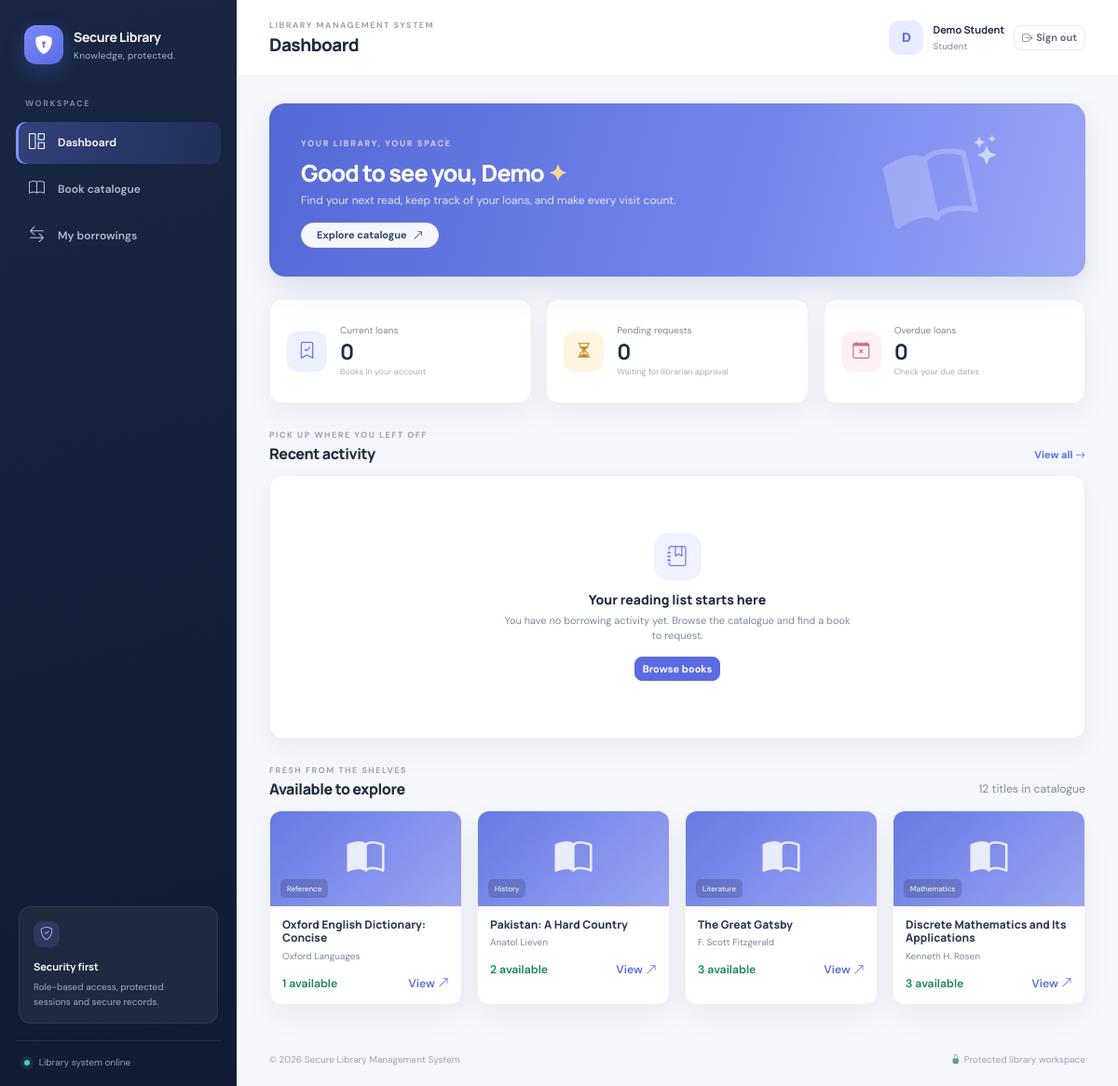
Page /dashboard.php (signed in) on the committed database.
### tables this page shows
CREATE TABLE users (
    user_id INT UNSIGNED AUTO_INCREMENT PRIMARY KEY,
    name VARCHAR(120) NOT NULL,
    email VARCHAR(190) NOT NULL UNIQUE,
    password VARCHAR(255) NOT NULL,
    role ENUM('student','librarian','admin') NOT NULL DEFAULT 'student',
    status ENUM('active','inactive') NOT NULL DEFAULT 'active',
    created_at TIMESTAMP NOT NULL DEFAULT CURRENT_TIMESTAMP,
    updated_at TIMESTAMP NOT NULL DEFAULT CURRENT_TIMESTAMP ON UPDATE CURRENT_TIMESTAMP,
    INDEX idx_users_role_status (role, status)
);

CREATE TABLE books (
    book_id INT UNSIGNED AUTO_INCREMENT PRIMARY KEY,
    title VARCHAR(180) NOT NULL,
    author VARCHAR(140) NOT NULL,
    ISBN VARCHAR(30) NOT NULL UNIQUE,
    category_id INT UNSIGNED NOT NULL,
    total_copies INT UNSIGNED NOT NULL DEFAULT 1,
    available_copies INT UNSIGNED NOT NULL DEFAULT 1,
    created_at TIMESTAMP NOT NULL DEFAULT CURRENT_TIMESTAMP,
    updated_at TIMESTAMP NOT NULL DEFAULT CURRENT_TIMESTAMP ON UPDATE CURRENT_TIMESTAMP,
    CONSTRAINT fk_books_category FOREIGN KEY (category_id)
        REFERENCES categories(category_id) ON UPDATE CASCADE ON DELETE RESTRICT,
    CONSTRAINT chk_book_copies CHECK (available_copies <= total_copies),
    INDEX idx_books_title (title),
    INDEX idx_books_author (author),
    INDEX idx_books_category (category_id)
);

CREATE TABLE categories (
    category_id INT UNSIGNED AUTO_INCREMENT PRIMARY KEY,
    category_name VARCHAR(100) NOT NULL UNIQUE,
    created_at TIMESTAMP NOT NULL DEFAULT CURRENT_TIMESTAMP
);

### config.php (called while the page is built, shortened)
<?php
$dbHost = '127.0.0.1';
$dbName = 'secure_library';
$dbUser = 'root';
$dbPass = '';
try {
    $dsn = "mysql:host={$dbHost};dbname={$dbName};charset=utf8mb4";
    $pdo = new PDO($dsn, $dbUser, $dbPass, [
        PDO::ATTR_ERRMODE => PDO::ERRMODE_EXCEPTION,
        PDO::ATTR_DEFAULT_FETCH_MODE => PDO::FETCH_ASSOC,
        PDO::ATTR_EMULATE_PREPARES => false,
    ]);
} catch (PDOException $exception) {
    error_log('Secure Library database connection failed: ' . $exception->getMessage());
    http_response_code(500);
    exit('Database connection failed. Start MySQL in XAMPP and import database.sql.');
}
function db(): PDO
{
    global $pdo;
    return $pdo;
}
function e(mixed $value): string
{
    return htmlspecialchars((string)$value, ENT_QUOTES | ENT_SUBSTITUTE, 'UTF-8');
}
function current_user(): ?array
{
    return $_SESSION['user'] ?? null;
}
function require_login(): void
{
    $stmt = db()->prepare('SELECT user_id, name, email, role, status FROM users WHERE user_id = ? LIMIT 1');
    $stmt->execute([current_user()['user_id']]);
}
function role_label(string $role): string
{
    return match ($role) {
        'admin' => 'Administrator',
        'librarian' => 'Librarian',
        default => 'Student',
    };
}

### dashboard.php (the view, shortened to what this page needs)
<?php
require_once __DIR__ . '/config.php';
require_login();
$user = current_user();
$role = $user['role'];
$pageTitle = 'Dashboard';
$activePage = 'dashboard';
if ($role === 'student') {
    $uid = (int)$user['user_id'];
    $stmt = db()->prepare("SELECT COUNT(*) FROM borrowings WHERE user_id = ? AND status IN ('borrowed','return_requested')");
    $stmt->execute([$uid]);
    $activeLoans = (int)$stmt->fetchColumn();
    $stmt = db()->prepare("SELECT COUNT(*) FROM borrowings WHERE user_id = ? AND status = 'pending'");
    $stmt->execute([$uid]);
    $pendingRequests = (int)$stmt->fetchColumn();
    $stmt = db()->prepare("SELECT COUNT(*) FROM borrowings WHERE user_id = ? AND status = 'borrowed' AND due_date < CURDATE()");
    $stmt->execute([$uid]);
    $overdue = (int)$stmt->fetchColumn();
    $catalogueCount = (int)db()->query('SELECT COUNT(*) FROM books')->fetchColumn();
    $recentStmt = db()->prepare('SELECT br.*, b.title, b.author FROM borrowings br JOIN books b ON b.book_id = br.book_id WHERE br.user_id = ? ORDER BY br.borrowing_id DESC LIMIT 5');
    $recentStmt->execute([$uid]);
    $recent = $recentStmt->fetchAll();
    $suggested = db()->query('SELECT b.book_id, b.title, b.author, b.available_copies, c.category_name FROM books b JOIN categories c ON c.category_id = b.category_id WHERE b.available_copies > 0 ORDER BY b.book_id DESC LIMIT 4')->fetchAll();
}
require __DIR__ . '/includes/header.php';
?>
<?php if ($role === 'student'): ?>
    <div class="welcome-banner student-banner">
        <div><span class="banner-kicker">YOUR LIBRARY, YOUR SPACE</span><h2>Good to see you, <?= e(explode(' ', $user['name'])[0]) ?> <span>✦</span></h2><p>Find your next read, keep track of your loans, and make every visit count.</p><a class="btn btn-light btn-sm rounded-pill px-3" href="books.php">Explore catalogue <i class="bi bi-arrow-up-right ms-1"></i></a></div>
        <div class="banner-art"><i class="bi bi-book-half"></i><i class="bi bi-stars"></i></div>
    </div>
    <div class="row g-3 mb-4">
        <div class="col-md-4"><div class="stat-card"><div class="stat-icon icon-blue"><i class="bi bi-bookmark-check"></i></div><div><span>Current loans</span><strong><?= $activeLoans ?></strong><small>Books in your account</small></div></div></div>
        <div class="col-md-4"><div class="stat-card"><div class="stat-icon icon-amber"><i class="bi bi-hourglass-split"></i></div><div><span>Pending requests</span><strong><?= $pendingRequests ?></strong><small>Waiting for librarian approval</small></div></div></div>
        <div class="col-md-4"><div class="stat-card"><div class="stat-icon icon-rose"><i class="bi bi-calendar-x"></i></div><div><span>Overdue loans</span><strong><?= $overdue ?></strong><small>Check your due dates</small></div></div></div>
    </div>
    <div class="section-heading"><div><span class="eyebrow">PICK UP WHERE YOU LEFT OFF</span><h3>Recent activity</h3></div><a class="text-link" href="transactions.php">View all <i class="bi bi-arrow-right"></i></a></div>
    <div class="panel-card mb-4">
        <?php if (!$recent): ?><div class="empty-state"><div class="empty-icon"><i class="bi bi-journal-bookmark"></i></div><h5>Your reading list starts here</h5><p>You have no borrowing activity yet. Browse the catalogue and find a book to request.</p><a href="books.php" class="btn btn-primary btn-sm">Browse books</a></div>
        <?php endif; ?>
    </div>
    <div class="section-heading"><div><span class="eyebrow">FRESH FROM THE SHELVES</span><h3>Available to explore</h3></div><span class="muted-copy small"><?= $catalogueCount ?> titles in catalogue</span></div>
    <div class="row g-3"><?php foreach ($suggested as $book): ?><div class="col-sm-6 col-xl-3"><div class="book-feature-card"><div class="book-cover"><i class="bi bi-book-half"></i><span><?= e($book['category_name']) ?></span></div><div class="book-feature-body"><h5><?= e($book['title']) ?></h5><p><?= e($book['author']) ?></p><div class="d-flex justify-content-between align-items-center"><small class="text-success fw-semibold"><?= (int)$book['available_copies'] ?> available</small><a href="books.php" class="small fw-semibold">View <i class="bi bi-arrow-up-right"></i></a></div></div></div></div><?php endforeach; ?></div>
<?php endif; ?>
<?php require __DIR__ . '/includes/footer.php'; ?>

### includes/header.php (shortened to what this page needs)
<?php
$pageTitle = $pageTitle ?? 'Dashboard';
$activePage = $activePage ?? '';
$user = current_user();
$role = $user['role'] ?? '';
?>
<!doctype html>
<html lang="en">
<head>
    <link href="https://cdn.jsdelivr.net/npm/bootstrap@5.3.3/dist/css/bootstrap.min.css" rel="stylesheet">
    <link href="https://cdn.jsdelivr.net/npm/bootstrap-icons@1.11.3/font/bootstrap-icons.min.css" rel="stylesheet">
    <link href="assets/css/style.css" rel="stylesheet">
</head>
<body>
<div class="app-shell">
    <aside class="sidebar" id="sidebar">
        <a class="brand" href="dashboard.php">
            <span class="brand-mark"><i class="bi bi-shield-lock-fill"></i></span>
            <span><strong>Secure Library</strong><small>Knowledge, protected.</small></span>
        </a>
        <div class="sidebar-label">WORKSPACE</div>
        <nav class="sidebar-nav">
            <a class="nav-link <?= $activePage === 'dashboard' ? 'active' : '' ?>" href="dashboard.php"><i class="bi bi-grid-1x2"></i><span>Dashboard</span></a>
            <a class="nav-link <?= $activePage === 'books' ? 'active' : '' ?>" href="books.php"><i class="bi bi-book"></i><span>Book catalogue</span></a>
            <?php if (in_array($role, ['student', 'librarian', 'admin'], true)): ?>
                <a class="nav-link <?= $activePage === 'transactions' ? 'active' : '' ?>" href="transactions.php"><i class="bi bi-arrow-left-right"></i><span><?= $role === 'student' ? 'My borrowings' : 'Transactions' ?></span></a>
            <?php endif; ?>
        </nav>
        <div class="sidebar-note mt-auto">
            <div class="note-icon"><i class="bi bi-shield-check"></i></div>
            <strong>Security first</strong>
            <p>Role-based access, protected sessions and secure records.</p>
        </div>
        <div class="sidebar-bottom"><span class="online-dot"></span> Library system online</div>
    </aside>
    <main class="main-area">
        <header class="topbar">
            <div class="d-flex align-items-center gap-3">
                <div><div class="eyebrow">LIBRARY MANAGEMENT SYSTEM</div><h1 class="topbar-title"><?= e($pageTitle) ?></h1></div>
            </div>
            <div class="topbar-user">
                <div class="topbar-avatar"><?= e(strtoupper(substr($user['name'] ?? 'U', 0, 1))) ?></div>
                <div class="user-meta d-none d-sm-block"><strong><?= e($user['name'] ?? 'User') ?></strong><small><?= e(role_label($role)) ?></small></div>
                <a class="btn btn-outline-secondary btn-sm logout-btn" href="logout.php" title="Sign out"><i class="bi bi-box-arrow-right"></i><span class="d-none d-md-inline ms-1">Sign out</span></a>
            </div>
        </header>
        <section class="page-content">

### rows in the picture
users: name "D", name "Demo Student", role "Student", name "Demo"
books: category.category_name "Reference", title "Oxford English Dictionary: Concise", author "Oxford Languages", available_copies "1"
books: category.category_name "History", title "Pakistan: A Hard Country", author "Anatol Lieven", available_copies "2"
books: category.category_name "Literature", title "The Great Gatsby", author "F. Scott Fitzgerald", available_copies "3"
books: category.category_name "Mathematics", title "Discrete Mathematics and Its Applications", author "Kenneth H. Rosen", available_copies "3"

### other values in the picture
$pageTitle "Dashboard"
$activeLoans "0"
$pendingRequests "0"
$overdue "0"
$catalogueCount "12"
